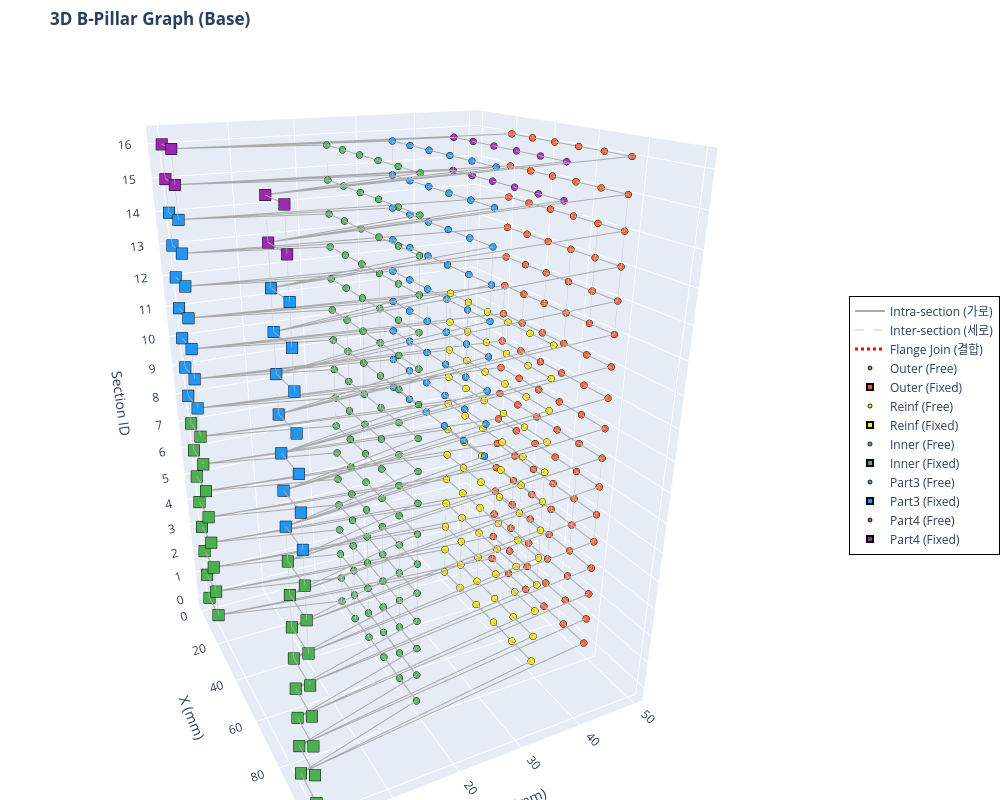

This figure's notebook cell:
### Code cell
import plotly.graph_objects as go
import numpy as np

def visualize_bpillar_plotly(x_tensor, edge_index_tensor, edge_attr_tensor, num_sections):
    # 텐서를 Numpy 배열로 변환
    x_np = x_tensor.cpu().numpy()
    ei_np = edge_index_tensor.cpu().numpy()
    ea_np = edge_attr_tensor.cpu().numpy()

    # 파트별 색상 맵 (Plotly용 Hex 컬러)
    color_map = {0: '#FF5722', 1: '#FFEE00', 2: '#4CAF50', 3: '#2196F3', 4: '#9C27B0'}
    part_names = {0: 'Outer', 1: 'Reinf', 2: 'Inner', 3: 'Part3', 4: 'Part4'}

    fig = go.Figure()

    # ---------------------------------------------------------
    # 1. 엣지(Edge) 그리기 (None-interleaving 기법 적용)
    # ---------------------------------------------------------
    def add_edges(edge_type_val, color, width, dash_style, name):
        mask = (ea_np[:, 3] == edge_type_val)
        edges = ei_np[:, mask]
        
        # 선을 한 번에 그리기 위해 [x1, x2, None, x3, x4, None...] 형태로 리스트 구성
        x_lines, y_lines, z_lines = [], [], []
        for i in range(edges.shape[1]):
            u, v = edges[0, i], edges[1, i]
            x_lines.extend([x_np[u, 0], x_np[v, 0], None])
            y_lines.extend([x_np[u, 1], x_np[v, 1], None])
            z_lines.extend([x_np[u, 5], x_np[v, 5], None])
            
        if x_lines:  # 엣지가 존재할 경우만 trace 추가
            fig.add_trace(go.Scatter3d(
                x=x_lines, y=y_lines, z=z_lines,
                mode='lines',
                line=dict(color=color, width=width, dash=dash_style),
                hoverinfo='none',  # 엣지에는 마우스 오버 끄기 (노드에만 집중)
                name=name,
                showlegend=True
            ))

    # 엣지 타입별 추가
    add_edges(edge_type_val=0.0, color='#AAAAAA', width=2, dash_style='solid', name='Intra-section (가로)')
    add_edges(edge_type_val=1.0, color='#CCCCCC', width=1, dash_style='dash',  name='Inter-section (세로)')
    add_edges(edge_type_val=2.0, color='#FF0000', width=3, dash_style='dot',   name='Flange Join (결합)')

    # ---------------------------------------------------------
    # 2. 노드(Node) 그리기 (Part 및 Fixed/Free 상태별 분리)
    # ---------------------------------------------------------
    for part_id, color in color_map.items():
        is_fixed = (x_np[:, 2] > 0) | (x_np[:, 3] > 0)
        
        mask_free = (x_np[:, 4] == part_id) & ~is_fixed
        mask_fixed = (x_np[:, 4] == part_id) & is_fixed
        
        p_name = part_names.get(part_id, f'Part {part_id}')
        
        # Free 노드 (원형)
        if mask_free.any():
            fig.add_trace(go.Scatter3d(
                x=x_np[mask_free, 0], y=x_np[mask_free, 1], z=x_np[mask_free, 5],
                mode='markers',
                name=f'{p_name} (Free)',
                marker=dict(size=4, color=color, symbol='circle',
                            line=dict(color='black', width=1), opacity=0.9),
                hovertemplate=f'<b>{p_name}</b><br>X: %{{x:.2f}}<br>Y: %{{y:.2f}}<br>Section(Z): %{{z}}<extra></extra>'
            ))
            
        # Fixed 노드 (크고 네모난 마커)
        if mask_fixed.any():
            fig.add_trace(go.Scatter3d(
                x=x_np[mask_fixed, 0], y=x_np[mask_fixed, 1], z=x_np[mask_fixed, 5],
                mode='markers',
                name=f'{p_name} (Fixed)',
                marker=dict(size=6, color=color, symbol='square',
                            line=dict(color='black', width=2), opacity=1.0),
                hovertemplate=f'<b>{p_name} [FIXED]</b><br>X: %{{x:.2f}}<br>Y: %{{y:.2f}}<br>Section(Z): %{{z}}<extra></extra>'
            ))

    # ---------------------------------------------------------
    # 3. 레이아웃(Layout) 및 카메라 설정
    # ---------------------------------------------------------
    fig.update_layout(
        title="<b>3D B-Pillar Graph (Base)</b>",
        scene=dict(
            xaxis_title='X (mm)',
            yaxis_title='Y (mm)',
            zaxis_title='Section ID',
            zaxis=dict(tickmode='linear', tick0=0, dtick=1), # Z축 눈금을 1단위로 표시
            aspectmode='manual',
            aspectratio=dict(x=1, y=1, z=1.5),  # Z축(높이) 비율을 약간 길게 설정
            camera=dict(eye=dict(x=2.0, y=-1.0, z=1.0)) # 초기 카메라 앵글
        ),
        width=1000,
        height=800,
        legend=dict(
            x=1.05, y=0.5,
            bgcolor='rgba(255, 255, 255, 0.8)',
            bordercolor='Black',
            borderwidth=1
        ),
        margin=dict(l=0, r=0, b=0, t=50) # 여백 최소화
    )

    fig.show()

# 함수 실행 (앞서 생성하신 x, edge_index, edge_attr 텐서를 그대로 넣으시면 됩니다)
visualize_bpillar_plotly(x, edge_index, edge_attr, num_sections)

print("📌 마우스 조작 방법:")
print("   • 마우스 좌클릭 드래그: 3D 회전")
print("   • 마우스 우클릭 드래그: 이동 (Pan)")
print("   • 마우스 휠: 확대/축소") 
print("   • 점 위에 마우스 올리기: 좌표 및 파트 상세 정보 표시")
print("   • 우측 범례(Legend) 클릭: 해당 파트/엣지 표시 또는 숨김")

### Figure 1 — Plotly figure (JSON) as saved in the notebook; plotly's stock layout.template omitted (floating-point values rounded to 4 significant figures; data arrays with more than 128 entries replaced by an {"elided": "..."} marker saying what was removed)
{"data": [{"hoverinfo": "none", "line": {"color": "#AAAAAA", "dash": "solid", "width": 2}, "mode": "lines", "name": "Intra-section (가로)", "showlegend": true, "type": "scatter3d", "x": {"elided": "3078 float values"}, "y": {"elided": "3078 int values"}, "z": {"elided": "3078 int values"}}, {"hoverinfo": "none", "line": {"color": "#CCCCCC", "dash": "dash", "width": 1}, "mode": "lines", "name": "Inter-section (세로)", "showlegend": true, "type": "scatter3d", "x": {"elided": "3120 float values"}, "y": {"elided": "3120 int values"}, "z": {"elided": "3120 int values"}}, {"hoverinfo": "none", "line": {"color": "#FF0000", "dash": "dot", "width": 3}, "mode": "lines", "name": "Flange Join (결합)", "showlegend": true, "type": "scatter3d", "x": {"elided": "828 int values"}, "y": {"elided": "828 int values"}, "z": {"elided": "828 int values"}}, {"hovertemplate": "<b>Outer</b><br>X: %{x:.2f}<br>Y: %{y:.2f}<br>Section(Z): %{z}<extra></extra>", "marker": {"color": "#FF5722", "line": {"color": "black", "width": 1}, "opacity": 0.9, "size": 4, "symbol": "circle"}, "mode": "markers", "name": "Outer (Free)", "type": "scatter3d", "x": [22.22, 33.33, 44.44, 55.56, 66.67, 77.78, 22.22, 33.33, 44.44, 55.56, 66.67, 77.78, 22.22, 33.33, 44.44, 55.56, 66.67, 77.78, 22.22, 33.33, 44.44, 55.56, 66.67, 77.78, 22.22, 33.33, 44.44, 55.56, 66.67, 77.78, 22.22, 33.33, 44.44, 55.56, 66.67, 77.78, 22.22, 33.33, 44.44, 55.56, 66.67, 77.78, 22.22, 33.33, 44.44, 55.56, 66.67, 77.78, 22.22, 33.33, 44.44, 55.56, 66.67, 77.78, 22.22, 33.33, 44.44, 55.56, 66.67, 77.78, 22.22, 33.33, 44.44, 55.56, 66.67, 77.78, 22.22, 33.33, 44.44, 55.56, 66.67, 77.78, 22.22, 33.33, 44.44, 55.56, 66.67, 77.78, 22.22, 33.33, 44.44, 55.56, 66.67, 77.78, 22.22, 33.33, 44.44, 55.56, 66.67, 77.78, 22.22, 33.33, 44.44, 55.56, 66.67, 77.78, 22.22, 33.33, 44.44, 55.56, 66.67, 77.78], "y": [50.0, 50.0, 50.0, 50.0, 50.0, 50.0, 50.0, 50.0, 50.0, 50.0, 50.0, 50.0, 50.0, 50.0, 50.0, 50.0, 50.0, 50.0, 50.0, 50.0, 50.0, 50.0, 50.0, 50.0, 50.0, 50.0, 50.0, 50.0, 50.0, 50.0, 50.0, 50.0, 50.0, 50.0, 50.0, 50.0, 50.0, 50.0, 50.0, 50.0, 50.0, 50.0, 50.0, 50.0, 50.0, 50.0, 50.0, 50.0, 50.0, 50.0, 50.0, 50.0, 50.0, 50.0, 50.0, 50.0, 50.0, 50.0, 50.0, 50.0, 50.0, 50.0, 50.0, 50.0, 50.0, 50.0, 50.0, 50.0, 50.0, 50.0, 50.0, 50.0, 50.0, 50.0, 50.0, 50.0, 50.0, 50.0, 50.0, 50.0, 50.0, 50.0, 50.0, 50.0, 50.0, 50.0, 50.0, 50.0, 50.0, 50.0, 50.0, 50.0, 50.0, 50.0, 50.0, 50.0, 50.0, 50.0, 50.0, 50.0, 50.0, 50.0], "z": [0.0, 0.0, 0.0, 0.0, 0.0, 0.0, 1.0, 1.0, 1.0, 1.0, 1.0, 1.0, 2.0, 2.0, 2.0, 2.0, 2.0, 2.0, 3.0, 3.0, 3.0, 3.0, 3.0, 3.0, 4.0, 4.0, 4.0, 4.0, 4.0, 4.0, 5.0, 5.0, 5.0, 5.0, 5.0, 5.0, 6.0, 6.0, 6.0, 6.0, 6.0, 6.0, 7.0, 7.0, 7.0, 7.0, 7.0, 7.0, 8.0, 8.0, 8.0, 8.0, 8.0, 8.0, 9.0, 9.0, 9.0, 9.0, 9.0, 9.0, 10.0, 10.0, 10.0, 10.0, 10.0, 10.0, 11.0, 11.0, 11.0, 11.0, 11.0, 11.0, 12.0, 12.0, 12.0, 12.0, 12.0, 12.0, 13.0, 13.0, 13.0, 13.0, 13.0, 13.0, 14.0, 14.0, 14.0, 14.0, 14.0, 14.0, 15.0, 15.0, 15.0, 15.0, 15.0, 15.0, 16.0, 16.0, 16.0, 16.0, 16.0, 16.0]}, {"hovertemplate": "<b>Outer [FIXED]</b><br>X: %{x:.2f}<br>Y: %{y:.2f}<br>Section(Z): %{z}<extra></extra>", "marker": {"color": "#FF5722", "line": {"color": "black", "width": 2}, "opacity": 1, "size": 6, "symbol": "square"}, "mode": "markers", "name": "Outer (Fixed)", "type": "scatter3d", "x": [0.0, 11.11, 88.89, 100.0, 0.0, 11.11, 88.89, 100.0, 0.0, 11.11, 88.89, 100.0, 0.0, 11.11, 88.89, 100.0, 0.0, 11.11, 88.89, 100.0, 0.0, 11.11, 88.89, 100.0, 0.0, 11.11, 88.89, 100.0, 0.0, 11.11, 88.89, 100.0, 0.0, 11.11, 88.89, 100.0, 0.0, 11.11, 88.89, 100.0, 0.0, 11.11, 88.89, 100.0, 0.0, 11.11, 88.89, 100.0, 0.0, 11.11, 88.89, 100.0, 0.0, 11.11, 88.89, 100.0, 0.0, 11.11, 88.89, 100.0, 0.0, 11.11, 88.89, 100.0, 0.0, 11.11, 88.89, 100.0], "y": [0.0, 0.0, 0.0, 0.0, 0.0, 0.0, 0.0, 0.0, 0.0, 0.0, 0.0, 0.0, 0.0, 0.0, 0.0, 0.0, 0.0, 0.0, 0.0, 0.0, 0.0, 0.0, 0.0, 0.0, 0.0, 0.0, 0.0, 0.0, 0.0, 0.0, 0.0, 0.0, 0.0, 0.0, 0.0, 0.0, 0.0, 0.0, 0.0, 0.0, 0.0, 0.0, 0.0, 0.0, 0.0, 0.0, 0.0, 0.0, 0.0, 0.0, 0.0, 0.0, 0.0, 0.0, 0.0, 0.0, 0.0, 0.0, 0.0, 0.0, 0.0, 0.0, 0.0, 0.0, 0.0, 0.0, 0.0, 0.0], "z": [0.0, 0.0, 0.0, 0.0, 1.0, 1.0, 1.0, 1.0, 2.0, 2.0, 2.0, 2.0, 3.0, 3.0, 3.0, 3.0, 4.0, 4.0, 4.0, 4.0, 5.0, 5.0, 5.0, 5.0, 6.0, 6.0, 6.0, 6.0, 7.0, 7.0, 7.0, 7.0, 8.0, 8.0, 8.0, 8.0, 9.0, 9.0, 9.0, 9.0, 10.0, 10.0, 10.0, 10.0, 11.0, 11.0, 11.0, 11.0, 12.0, 12.0, 12.0, 12.0, 13.0, 13.0, 13.0, 13.0, 14.0, 14.0, 14.0, 14.0, 15.0, 15.0, 15.0, 15.0, 16.0, 16.0, 16.0, 16.0]}, {"hovertemplate": "<b>Reinf</b><br>X: %{x:.2f}<br>Y: %{y:.2f}<br>Section(Z): %{z}<extra></extra>", "marker": {"color": "#FFEE00", "line": {"color": "black", "width": 1}, "opacity": 0.9, "size": 4, "symbol": "circle"}, "mode": "markers", "name": "Reinf (Free)", "type": "scatter3d", "x": [22.22, 33.33, 44.44, 55.56, 66.67, 77.78, 22.22, 33.33, 44.44, 55.56, 66.67, 77.78, 22.22, 33.33, 44.44, 55.56, 66.67, 77.78, 22.22, 33.33, 44.44, 55.56, 66.67, 77.78, 22.22, 33.33, 44.44, 55.56, 66.67, 77.78, 22.22, 33.33, 44.44, 55.56, 66.67, 77.78, 22.22, 33.33, 44.44, 55.56, 66.67, 77.78, 22.22, 33.33, 44.44, 55.56, 66.67, 77.78, 22.22, 33.33, 44.44, 55.56, 66.67, 77.78, 22.22, 33.33, 44.44, 55.56, 66.67, 77.78, 22.22, 33.33, 44.44, 55.56, 66.67, 77.78, 22.22, 33.33, 44.44, 55.56, 66.67, 77.78], "y": [40.0, 40.0, 40.0, 40.0, 40.0, 40.0, 40.0, 40.0, 40.0, 40.0, 40.0, 40.0, 40.0, 40.0, 40.0, 40.0, 40.0, 40.0, 40.0, 40.0, 40.0, 40.0, 40.0, 40.0, 40.0, 40.0, 40.0, 40.0, 40.0, 40.0, 40.0, 40.0, 40.0, 40.0, 40.0, 40.0, 40.0, 40.0, 40.0, 40.0, 40.0, 40.0, 40.0, 40.0, 40.0, 40.0, 40.0, 40.0, 40.0, 40.0, 40.0, 40.0, 40.0, 40.0, 40.0, 40.0, 40.0, 40.0, 40.0, 40.0, 40.0, 40.0, 40.0, 40.0, 40.0, 40.0, 40.0, 40.0, 40.0, 40.0, 40.0, 40.0], "z": [0.0, 0.0, 0.0, 0.0, 0.0, 0.0, 1.0, 1.0, 1.0, 1.0, 1.0, 1.0, 2.0, 2.0, 2.0, 2.0, 2.0, 2.0, 3.0, 3.0, 3.0, 3.0, 3.0, 3.0, 4.0, 4.0, 4.0, 4.0, 4.0, 4.0, 5.0, 5.0, 5.0, 5.0, 5.0, 5.0, 6.0, 6.0, 6.0, 6.0, 6.0, 6.0, 7.0, 7.0, 7.0, 7.0, 7.0, 7.0, 8.0, 8.0, 8.0, 8.0, 8.0, 8.0, 9.0, 9.0, 9.0, 9.0, 9.0, 9.0, 10.0, 10.0, 10.0, 10.0, 10.0, 10.0, 11.0, 11.0, 11.0, 11.0, 11.0, 11.0]}, {"hovertemplate": "<b>Reinf [FIXED]</b><br>X: %{x:.2f}<br>Y: %{y:.2f}<br>Section(Z): %{z}<extra></extra>", "marker": {"color": "#FFEE00", "line": {"color": "black", "width": 2}, "opacity": 1, "size": 6, "symbol": "square"}, "mode": "markers", "name": "Reinf (Fixed)", "type": "scatter3d", "x": [0.0, 11.11, 88.89, 100.0, 0.0, 11.11, 88.89, 100.0, 0.0, 11.11, 88.89, 100.0, 0.0, 11.11, 88.89, 100.0, 0.0, 11.11, 88.89, 100.0, 0.0, 11.11, 88.89, 100.0, 0.0, 11.11, 88.89, 100.0, 0.0, 11.11, 88.89, 100.0, 0.0, 11.11, 88.89, 100.0, 0.0, 11.11, 88.89, 100.0, 0.0, 11.11, 88.89, 100.0, 0.0, 11.11, 88.89, 100.0], "y": [0.0, 0.0, 0.0, 0.0, 0.0, 0.0, 0.0, 0.0, 0.0, 0.0, 0.0, 0.0, 0.0, 0.0, 0.0, 0.0, 0.0, 0.0, 0.0, 0.0, 0.0, 0.0, 0.0, 0.0, 0.0, 0.0, 0.0, 0.0, 0.0, 0.0, 0.0, 0.0, 0.0, 0.0, 0.0, 0.0, 0.0, 0.0, 0.0, 0.0, 0.0, 0.0, 0.0, 0.0, 0.0, 0.0, 0.0, 0.0], "z": [0.0, 0.0, 0.0, 0.0, 1.0, 1.0, 1.0, 1.0, 2.0, 2.0, 2.0, 2.0, 3.0, 3.0, 3.0, 3.0, 4.0, 4.0, 4.0, 4.0, 5.0, 5.0, 5.0, 5.0, 6.0, 6.0, 6.0, 6.0, 7.0, 7.0, 7.0, 7.0, 8.0, 8.0, 8.0, 8.0, 9.0, 9.0, 9.0, 9.0, 10.0, 10.0, 10.0, 10.0, 11.0, 11.0, 11.0, 11.0]}, {"hovertemplate": "<b>Inner</b><br>X: %{x:.2f}<br>Y: %{y:.2f}<br>Section(Z): %{z}<extra></extra>", "marker": {"color": "#4CAF50", "line": {"color": "black", "width": 1}, "opacity": 0.9, "size": 4, "symbol": "circle"}, "mode": "markers", "name": "Inner (Free)", "type": "scatter3d", "x": [22.22, 33.33, 44.44, 55.56, 66.67, 77.78, 22.22, 33.33, 44.44, 55.56, 66.67, 77.78, 22.22, 33.33, 44.44, 55.56, 66.67, 77.78, 22.22, 33.33, 44.44, 55.56, 66.67, 77.78, 22.22, 33.33, 44.44, 55.56, 66.67, 77.78, 22.22, 33.33, 44.44, 55.56, 66.67, 77.78, 22.22, 33.33, 44.44, 55.56, 66.67, 77.78, 22.22, 33.33, 44.44, 55.56, 66.67, 77.78, 22.22, 33.33, 44.44, 55.56, 66.67, 77.78, 22.22, 33.33, 44.44, 55.56, 66.67, 77.78, 22.22, 33.33, 44.44, 55.56, 66.67, 77.78, 22.22, 33.33, 44.44, 55.56, 66.67, 77.78, 22.22, 33.33, 44.44, 55.56, 66.67, 77.78, 22.22, 33.33, 44.44, 55.56, 66.67, 77.78, 22.22, 33.33, 44.44, 55.56, 66.67, 77.78, 22.22, 33.33, 44.44, 55.56, 66.67, 77.78, 22.22, 33.33, 44.44, 55.56, 66.67, 77.78], "y": [20.0, 20.0, 20.0, 20.0, 20.0, 20.0, 20.0, 20.0, 20.0, 20.0, 20.0, 20.0, 20.0, 20.0, 20.0, 20.0, 20.0, 20.0, 20.0, 20.0, 20.0, 20.0, 20.0, 20.0, 20.0, 20.0, 20.0, 20.0, 20.0, 20.0, 20.0, 20.0, 20.0, 20.0, 20.0, 20.0, 20.0, 20.0, 20.0, 20.0, 20.0, 20.0, 20.0, 20.0, 20.0, 20.0, 20.0, 20.0, 20.0, 20.0, 20.0, 20.0, 20.0, 20.0, 20.0, 20.0, 20.0, 20.0, 20.0, 20.0, 20.0, 20.0, 20.0, 20.0, 20.0, 20.0, 20.0, 20.0, 20.0, 20.0, 20.0, 20.0, 20.0, 20.0, 20.0, 20.0, 20.0, 20.0, 20.0, 20.0, 20.0, 20.0, 20.0, 20.0, 20.0, 20.0, 20.0, 20.0, 20.0, 20.0, 20.0, 20.0, 20.0, 20.0, 20.0, 20.0, 20.0, 20.0, 20.0, 20.0, 20.0, 20.0], "z": [0.0, 0.0, 0.0, 0.0, 0.0, 0.0, 1.0, 1.0, 1.0, 1.0, 1.0, 1.0, 2.0, 2.0, 2.0, 2.0, 2.0, 2.0, 3.0, 3.0, 3.0, 3.0, 3.0, 3.0, 4.0, 4.0, 4.0, 4.0, 4.0, 4.0, 5.0, 5.0, 5.0, 5.0, 5.0, 5.0, 6.0, 6.0, 6.0, 6.0, 6.0, 6.0, 7.0, 7.0, 7.0, 7.0, 7.0, 7.0, 8.0, 8.0, 8.0, 8.0, 8.0, 8.0, 9.0, 9.0, 9.0, 9.0, 9.0, 9.0, 10.0, 10.0, 10.0, 10.0, 10.0, 10.0, 11.0, 11.0, 11.0, 11.0, 11.0, 11.0, 12.0, 12.0, 12.0, 12.0, 12.0, 12.0, 13.0, 13.0, 13.0, 13.0, 13.0, 13.0, 14.0, 14.0, 14.0, 14.0, 14.0, 14.0, 15.0, 15.0, 15.0, 15.0, 15.0, 15.0, 16.0, 16.0, 16.0, 16.0, 16.0, 16.0]}, {"hovertemplate": "<b>Inner [FIXED]</b><br>X: %{x:.2f}<br>Y: %{y:.2f}<br>Section(Z): %{z}<extra></extra>", "marker": {"color": "#4CAF50", "line": {"color": "black", "width": 2}, "opacity": 1, "size": 6, "symbol": "square"}, "mode": "markers", "name": "Inner (Fixed)", "type": "scatter3d", "x": [0.0, 11.11, 88.89, 100.0, 0.0, 11.11, 88.89, 100.0, 0.0, 11.11, 88.89, 100.0, 0.0, 11.11, 88.89, 100.0, 0.0, 11.11, 88.89, 100.0, 0.0, 11.11, 88.89, 100.0, 0.0, 11.11, 88.89, 100.0, 0.0, 11.11, 88.89, 100.0, 0.0, 11.11, 88.89, 100.0, 0.0, 11.11, 88.89, 100.0, 0.0, 11.11, 88.89, 100.0, 0.0, 11.11, 88.89, 100.0, 0.0, 11.11, 88.89, 100.0, 0.0, 11.11, 88.89, 100.0, 0.0, 11.11, 88.89, 100.0, 0.0, 11.11, 88.89, 100.0, 0.0, 11.11, 88.89, 100.0], "y": [0.0, 0.0, 0.0, 0.0, 0.0, 0.0, 0.0, 0.0, 0.0, 0.0, 0.0, 0.0, 0.0, 0.0, 0.0, 0.0, 0.0, 0.0, 0.0, 0.0, 0.0, 0.0, 0.0, 0.0, 0.0, 0.0, 0.0, 0.0, 0.0, 0.0, 0.0, 0.0, 0.0, 0.0, 0.0, 0.0, 0.0, 0.0, 0.0, 0.0, 0.0, 0.0, 0.0, 0.0, 0.0, 0.0, 0.0, 0.0, 0.0, 0.0, 0.0, 0.0, 0.0, 0.0, 0.0, 0.0, 0.0, 0.0, 0.0, 0.0, 0.0, 0.0, 0.0, 0.0, 0.0, 0.0, 0.0, 0.0], "z": [0.0, 0.0, 0.0, 0.0, 1.0, 1.0, 1.0, 1.0, 2.0, 2.0, 2.0, 2.0, 3.0, 3.0, 3.0, 3.0, 4.0, 4.0, 4.0, 4.0, 5.0, 5.0, 5.0, 5.0, 6.0, 6.0, 6.0, 6.0, 7.0, 7.0, 7.0, 7.0, 8.0, 8.0, 8.0, 8.0, 9.0, 9.0, 9.0, 9.0, 10.0, 10.0, 10.0, 10.0, 11.0, 11.0, 11.0, 11.0, 12.0, 12.0, 12.0, 12.0, 13.0, 13.0, 13.0, 13.0, 14.0, 14.0, 14.0, 14.0, 15.0, 15.0, 15.0, 15.0, 16.0, 16.0, 16.0, 16.0]}, {"hovertemplate": "<b>Part3</b><br>X: %{x:.2f}<br>Y: %{y:.2f}<br>Section(Z): %{z}<extra></extra>", "marker": {"color": "#2196F3", "line": {"color": "black", "width": 1}, "opacity": 0.9, "size": 4, "symbol": "circle"}, "mode": "markers", "name": "Part3 (Free)", "type": "scatter3d", "x": [22.22, 33.33, 44.44, 55.56, 66.67, 77.78, 22.22, 33.33, 44.44, 55.56, 66.67, 77.78, 22.22, 33.33, 44.44, 55.56, 66.67, 77.78, 22.22, 33.33, 44.44, 55.56, 66.67, 77.78, 22.22, 33.33, 44.44, 55.56, 66.67, 77.78, 22.22, 33.33, 44.44, 55.56, 66.67, 77.78, 22.22, 33.33, 44.44, 55.56, 66.67, 77.78, 22.22, 33.33, 44.44, 55.56, 66.67, 77.78, 22.22, 33.33, 44.44, 55.56, 66.67, 77.78], "y": [30.0, 30.0, 30.0, 30.0, 30.0, 30.0, 30.0, 30.0, 30.0, 30.0, 30.0, 30.0, 30.0, 30.0, 30.0, 30.0, 30.0, 30.0, 30.0, 30.0, 30.0, 30.0, 30.0, 30.0, 30.0, 30.0, 30.0, 30.0, 30.0, 30.0, 30.0, 30.0, 30.0, 30.0, 30.0, 30.0, 30.0, 30.0, 30.0, 30.0, 30.0, 30.0, 30.0, 30.0, 30.0, 30.0, 30.0, 30.0, 30.0, 30.0, 30.0, 30.0, 30.0, 30.0], "z": [8.0, 8.0, 8.0, 8.0, 8.0, 8.0, 9.0, 9.0, 9.0, 9.0, 9.0, 9.0, 10.0, 10.0, 10.0, 10.0, 10.0, 10.0, 11.0, 11.0, 11.0, 11.0, 11.0, 11.0, 12.0, 12.0, 12.0, 12.0, 12.0, 12.0, 13.0, 13.0, 13.0, 13.0, 13.0, 13.0, 14.0, 14.0, 14.0, 14.0, 14.0, 14.0, 15.0, 15.0, 15.0, 15.0, 15.0, 15.0, 16.0, 16.0, 16.0, 16.0, 16.0, 16.0]}, {"hovertemplate": "<b>Part3 [FIXED]</b><br>X: %{x:.2f}<br>Y: %{y:.2f}<br>Section(Z): %{z}<extra></extra>", "marker": {"color": "#2196F3", "line": {"color": "black", "width": 2}, "opacity": 1, "size": 6, "symbol": "square"}, "mode": "markers", "name": "Part3 (Fixed)", "type": "scatter3d", "x": [0.0, 11.11, 88.89, 100.0, 0.0, 11.11, 88.89, 100.0, 0.0, 11.11, 88.89, 100.0, 0.0, 11.11, 88.89, 100.0, 0.0, 11.11, 88.89, 100.0, 0.0, 11.11, 88.89, 100.0, 0.0, 11.11, 88.89, 100.0, 0.0, 11.11, 88.89, 100.0, 0.0, 11.11, 88.89, 100.0], "y": [0.0, 0.0, 0.0, 0.0, 0.0, 0.0, 0.0, 0.0, 0.0, 0.0, 0.0, 0.0, 0.0, 0.0, 0.0, 0.0, 0.0, 0.0, 0.0, 0.0, 0.0, 0.0, 0.0, 0.0, 0.0, 0.0, 0.0, 0.0, 0.0, 0.0, 0.0, 0.0, 0.0, 0.0, 0.0, 0.0], "z": [8.0, 8.0, 8.0, 8.0, 9.0, 9.0, 9.0, 9.0, 10.0, 10.0, 10.0, 10.0, 11.0, 11.0, 11.0, 11.0, 12.0, 12.0, 12.0, 12.0, 13.0, 13.0, 13.0, 13.0, 14.0, 14.0, 14.0, 14.0, 15.0, 15.0, 15.0, 15.0, 16.0, 16.0, 16.0, 16.0]}, {"hovertemplate": "<b>Part4</b><br>X: %{x:.2f}<br>Y: %{y:.2f}<br>Section(Z): %{z}<extra></extra>", "marker": {"color": "#9C27B0", "line": {"color": "black", "width": 1}, "opacity": 0.9, "size": 4, "symbol": "circle"}, "mode": "markers", "name": "Part4 (Free)", "type": "scatter3d", "x": [22.22, 33.33, 44.44, 55.56, 66.67, 77.78, 22.22, 33.33, 44.44, 55.56, 66.67, 77.78], "y": [40.0, 40.0, 40.0, 40.0, 40.0, 40.0, 40.0, 40.0, 40.0, 40.0, 40.0, 40.0], "z": [15.0, 15.0, 15.0, 15.0, 15.0, 15.0, 16.0, 16.0, 16.0, 16.0, 16.0, 16.0]}, {"hovertemplate": "<b>Part4 [FIXED]</b><br>X: %{x:.2f}<br>Y: %{y:.2f}<br>Section(Z): %{z}<extra></extra>", "marker": {"color": "#9C27B0", "line": {"color": "black", "width": 2}, "opacity": 1, "size": 6, "symbol": "square"}, "mode": "markers", "name": "Part4 (Fixed)", "type": "scatter3d", "x": [0.0, 11.11, 88.89, 100.0, 0.0, 11.11, 88.89, 100.0], "y": [0.0, 0.0, 0.0, 0.0, 0.0, 0.0, 0.0, 0.0], "z": [15.0, 15.0, 15.0, 15.0, 16.0, 16.0, 16.0, 16.0]}], "layout": {"height": 800, "legend": {"bgcolor": "rgba(255, 255, 255, 0.8)", "bordercolor": "Black", "borderwidth": 1, "x": 1.05, "y": 0.5}, "margin": {"b": 0, "l": 0, "r": 0, "t": 50}, "scene": {"aspectmode": "manual", "aspectratio": {"x": 1, "y": 1, "z": 1.5}, "camera": {"eye": {"x": 2, "y": -1, "z": 1}}, "xaxis": {"title": {"text": "X (mm)"}}, "yaxis": {"title": {"text": "Y (mm)"}}, "zaxis": {"dtick": 1, "tick0": 0, "tickmode": "linear", "title": {"text": "Section ID"}}}, "title": {"text": "<b>3D B-Pillar Graph (Base)</b>"}, "width": 1000}}
